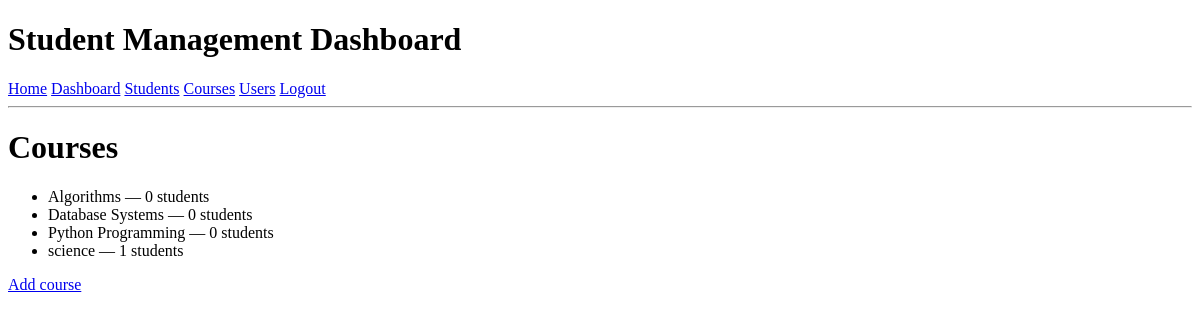
The page /courses (signed in) on the database as committed earlier.
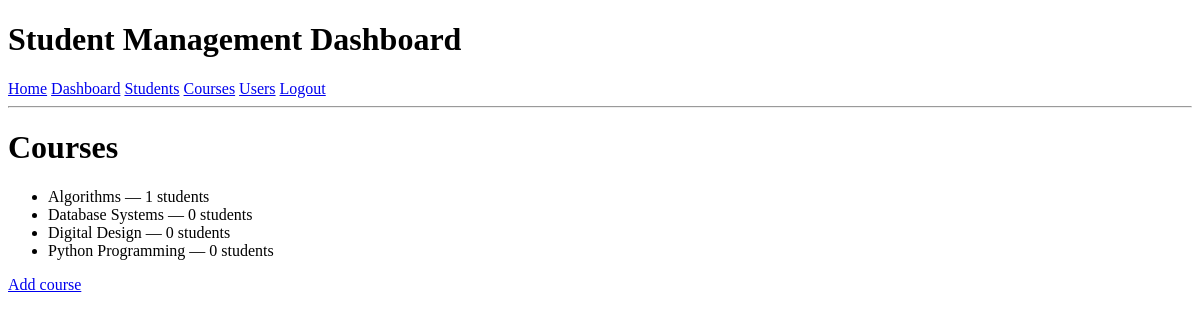
The same page on the database as committed later.
### app/models/course.py (models this page shows)
class Course(db.Model):
    __tablename__ = "courses"
    id = db.Column(
        db.Integer,
        primary_key=True,
    )
    name = db.Column(
        db.String(100),
        unique=True,
        nullable=False,
    )
    students = db.relationship(
        "Student",
        secondary=student_courses,
        back_populates="courses",
    )

### app/routes/courses.py (the view)
@courses_bp.route("/courses")
@login_required
def course_list():
    statement = db.select(Course).order_by(Course.name)
    courses = db.session.execute(statement).scalars().all()
    return render_template(
        "courses.html",
        courses=courses,
    )

### app/__init__.py (called while the page is built)
def create_app(test_config=None):
    load_dotenv()
    from app.config import Config
    app = Flask(__name__)
    app.config.from_object(Config)
    if test_config is not None:
        app.config.update(test_config)
    db.init_app(app)
    migrate.init_app(app, db)
    login_manager.init_app(app)
    login_manager.login_view = "auth.login"
    from app.models import User
    from app.routes import (
        api_bp,
        auth_bp,
        courses_bp,
        students_bp,
        users_bp,
    )
    @login_manager.user_loader
    def load_user(user_id):
        return db.session.get(User, int(user_id))
    app.register_blueprint(students_bp)
    app.register_blueprint(courses_bp)
    app.register_blueprint(users_bp)
    app.register_blueprint(api_bp)
    app.register_blueprint(auth_bp)
    return app

### app/templates/courses.html
{% extends "base.html" %}
{% block content %}
    <h1>Courses</h1>
    {% if courses %}
        <ul>
            {% for course in courses %}
                <li>
                    {{ course.name }}
                    — {{ course.students | length }} students
                </li>
            {% endfor %}
        </ul>
    {% else %}
        <p>No courses have been added yet.</p>
    {% endif %}
    <a href="{{ url_for('courses.add_course') }}">
        Add course
    </a>
{% endblock %}

Rows that differ between the two databases and show on the page:
removed Course: name "science", students|length "1"
computed for Course "Algorithms": students|length "0" → "1"
added Course: name "Digital Design", students|length "0"
